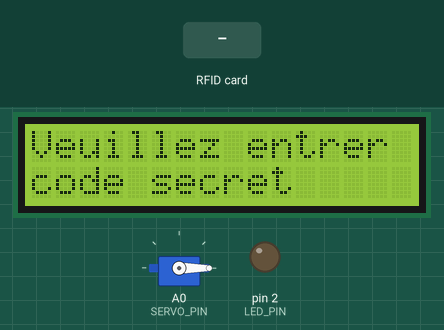
A sketch run on a simulated Arduino Uno, built with avr-gcc and run on an emulated ATmega328P. Shown: servo, 16×2 character LCD, output pins drawn as LEDs (lit = HIGH). The inputs (shaded band) are chosen by the test bench. Pins used as bus, display or sensor lines are not drawn.

Above: at 1.6 s.
1.7 s: RFID card 5E 7A 19 C4 held to the reader
At 2.5 s:
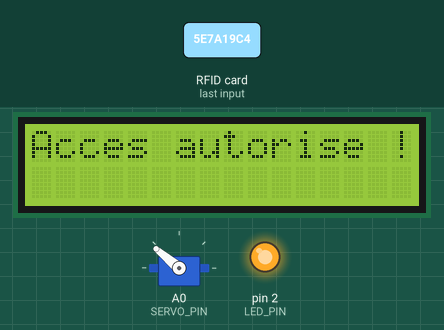
At 3.18 s:
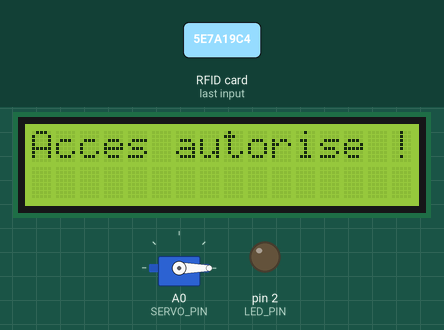
Timing chart, 0 to 4.7 s (numbered marks = the images above; inputs shaded):
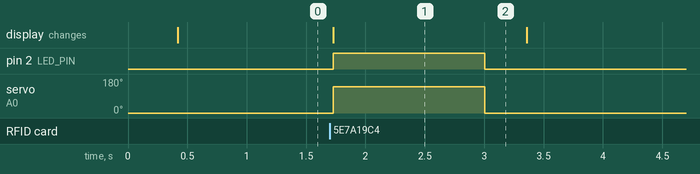

The sketch:

code_ouverture_boite.ino
```cpp
#include <SPI.h>
#include <MFRC522.h>
#include <LiquidCrystal.h>
#include <Servo.h>

// --- Définition des broches ---
#define RST_PIN 9
#define SS_PIN 10
#define LED_PIN 2
#define SERVO_PIN A0

// --- Initialisation des composants ---
MFRC522 rfid(SS_PIN, RST_PIN);          // Création de l'objet RFID
LiquidCrystal lcd(8, 7, 6, 5, 4, 3);    // Création de l'objet LCD avec ses broches (RS, EN, D4, D5, D6, D7)
Servo monServo;                         // Création de l'objet servomoteur

void setup() {
  SPI.begin();       // Initialisation du bus SPI
  rfid.PCD_Init();   // Initialisation du lecteur RFID

  pinMode(LED_PIN, OUTPUT); // Configuration de la broche LED en sortie

  // Initialisation du servomoteur (fermé par défaut)
  monServo.attach(SERVO_PIN);
  monServo.write(0); // Met le servo à 0°
  delay(300);        // Attente pour laisser le moteur se positionner
  monServo.detach(); // Coupe le signal pour éviter qu'il ne tremble

  // Initialisation de l'écran LCD
  lcd.begin(16, 2);  // Définit l'écran comme un modèle 16 colonnes x 2 lignes
  affichageParDefaut();
}

void loop() {
  // Vérifie si un NOUVEAU badge est physiquement présent ET si on peut lire son ID
  if (rfid.PICC_IsNewCardPresent() && rfid.PICC_ReadCardSerial()) {

    // --- 1. OUVERTURE ---
    lcd.clear();
    lcd.print("Acces autorise !");
    digitalWrite(LED_PIN, HIGH); // Allume la LED

    monServo.attach(SERVO_PIN);  // Réactive le servomoteur
    monServo.write(140);         // Ouvre à 140°

    rfid.PICC_HaltA(); // Met le badge en pause pour ne pas le lire en boucle infinie

    delay(300);          // Laisse le temps au servo de s'ouvrir
    monServo.detach();   // Coupe le signal pour éviter les vibrations et conflits SPI

    // --- 2. MAINTIEN (Tant que le badge est là) ---
    int echecsLecture = 0; // Compteur pour vérifier si le badge a disparu

    while (echecsLecture < 3) { // Tolérance : 3 échecs consécutifs = badge retiré
      delay(300);

      byte bufferATQA[2];
      byte bufferSize = sizeof(bufferATQA);

      // PICC_WakeupA envoie un "ping" au badge endormi.
      // S'il répond (STATUS_OK), c'est qu'il est toujours sur le lecteur.
      if (rfid.PICC_WakeupA(bufferATQA, &bufferSize) == MFRC522::STATUS_OK) {
        rfid.PICC_HaltA(); // Le badge est bien là, on le rendort
        echecsLecture = 0; // On réinitialise le compteur d'erreurs
      } else {
        echecsLecture++;   // Le badge ne répond pas, on incrémente l'erreur
      }
    }

    // --- 3. FERMETURE (Le badge a été retiré) ---
    monServo.attach(SERVO_PIN);  // Réactive le servomoteur
    digitalWrite(LED_PIN, LOW);  // Éteint la LED
    monServo.write(0);           // Referme à 0°
    delay(300);                  // Laisse le temps de se fermer
    monServo.detach();           // Coupe le signal

    rfid.PCD_Init(); // Réinitialise complètement le lecteur RFID pour le prochain badge

    affichageParDefaut(); // Remet le texte de base sur l'écran
  }
}

// Fonction personnalisée pour simplifier l'affichage de base
void affichageParDefaut() {
  lcd.clear();
  lcd.print("Veuillez entrer");
  lcd.setCursor(0, 1); // Passe à la 2ème ligne (colonne 0, ligne 1)
  lcd.print("code secret");
}
```

Measured:
- after the input at 1.7 s, pin 2 (LED_PIN): LOW → HIGH at once, → LOW 1.3 s later; servo on A0 (SERVO_PIN): 0° → 140° at once, → 0° 1.3 s later; the display: changes at once (image 1)
- what the display in image 1 shows lasts 1.7 s, from 1.7 s to 3.4 s
